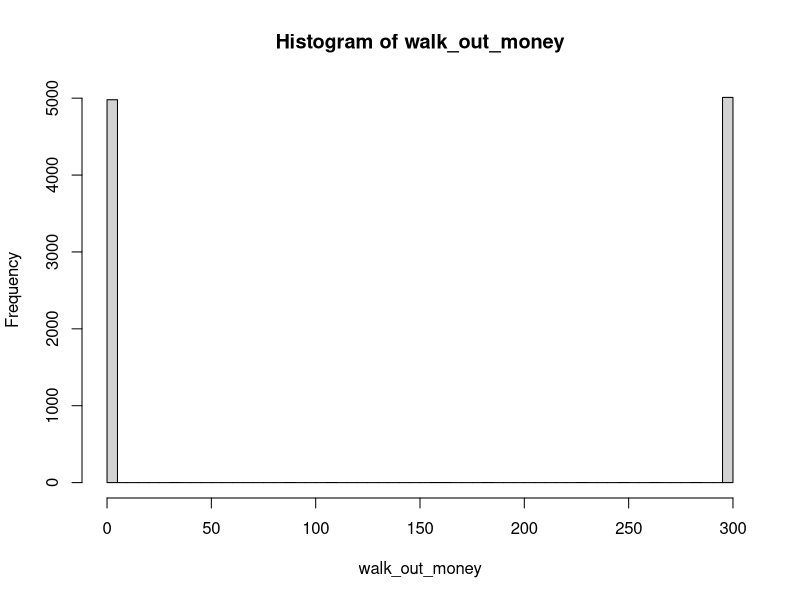

The R source for this figure: (Note: a time limit stopped this script after it produced the figure.)
## ---- chunk 1
knitr::opts_chunk$set(echo=TRUE, warning=FALSE, message=FALSE)
library(dplyr)
## ---- chunk 2
#' A single play of the Martingale strategy
#'
#' Takes a state list, spins the roulette wheel, returns the state list with updated values (for example, budget, plays, etc)
#' @param state A list with the following entries: 
#'   B              number, the budget
#'   W              number, the budget threshold for successfully stopping
#'   L              number, the maximum number of plays 
#'   M              number, the casino wager limit
#'   plays          integer, the number of plays executed
#'   previous_wager number, the wager in the previous play (0 at first play)
#'   previous_win   TRUE/FALSE, indicator if the previous play was a win (TRUE at first play)
#' @return The updated state list
one_play <- function(state){
  
    # Wager
    proposed_wager <- ifelse(state$previous_win, 1, 2*state$previous_wager)
    wager <- min(proposed_wager, state$M, state$B)
    
    # Spin of the wheel
    red <- rbinom(1,1,18/38)
    
    # Update state
    state$plays <- state$plays + 1
    state$previous_wager <- wager
    if(red){
      # WIN
      state$B <- state$B + wager
      state$previous_win <- TRUE
    }else{
      # LOSE
      state$B <- state$B - wager
      state$previous_win <- FALSE
    }
  state
}


#' Stopping rule
#'
#' Takes the state list and determines if the gambler has to stop
#' @param state A list.  See one_play
#' @return TRUE/FALSE
stop_play <- function(state){
  if(state$B <= 0) return(TRUE)
  if(state$plays >= state$L) return(TRUE)
  if(state$B >= state$W) return(TRUE)
  FALSE
}


#' Play roulette to either bankruptcy, success, or play limits
#'
#' @param B number, the starting budget
#' @param W number, the budget threshold for successfully stopping
#' @param L number, the maximum number of plays 
#' @param M number, the casino wager limit
#' @return A vector of budget values calculated after each play.
one_series <- function(
    B = 200
  , W = 300
  , L = 1000
  , M = 100
){

  # initial state
  state <- list(
    B = B
  , W = W
  , L = L
  , M = M
  , plays = 0
  , previous_wager = 0
  , previous_win = TRUE
  )
  
  # vector to store budget over series of plays
  budget <- rep(NA, L)
  
 # For loop of plays
  for(i in 1:L){
    new_state <- state %>% one_play
    budget[i] <- new_state$B
    if(new_state %>% stop_play){
      num_plays <- new_state$plays
      return(data.frame(budget[1:i],num_plays))
    }
    state <- new_state
  }
  budget    
}

# helper function
get_last <- function(x) tail(x,n=1) 
## ---- chunk 3
# Simulation 1
results <- data.frame(matrix(NA, nrow = 10000, ncol = 2))
results <- rename(results, c("walk_out_money"="X1", "end_num_plays"="X2"))
for(j in seq_along(results$walk_out_money)) {
  results[j,] <- one_series(B = 200, W = 300, L = 1000, M = 100) %>% get_last
  walk_out_money <- results$walk_out_money
  end_num_plays <- results$end_num_plays
}

# Walk out money distribution
hist(walk_out_money, breaks = 100)
## ---- chunk 4
# Estimated probability of walking out with extra cash
mean(walk_out_money > 200)

# Estimated earnings
mean(walk_out_money - 200)

#Average number of plays before stopping
mean(end_num_plays)
## ---- chunk 5
# Simulation 2 changing one parameter (W - the budget threshold for successfully stopping changed to 500)
results2 <- data.frame(matrix(NA, nrow = 10000, ncol = 2))
results2 <- rename(results2, c("walk_out_money"="X1", "end_num_plays"="X2"))
for(j in seq_along(results2$walk_out_money)) {
  results2[j,] <- one_series(B = 200, W = 500, L = 1000, M = 100) %>% get_last
  walk_out_money2 <- results2$walk_out_money
  end_num_plays2 <- results2$end_num_plays
}

# Walk out money distribution
hist(walk_out_money2, breaks = 100)
## ---- chunk 6
# Estimated probability of walking out with extra cash
mean(walk_out_money2 > 200)

# Estimated earnings
mean(walk_out_money2 - 200)

#Average number of plays before stopping
mean(end_num_plays2)
